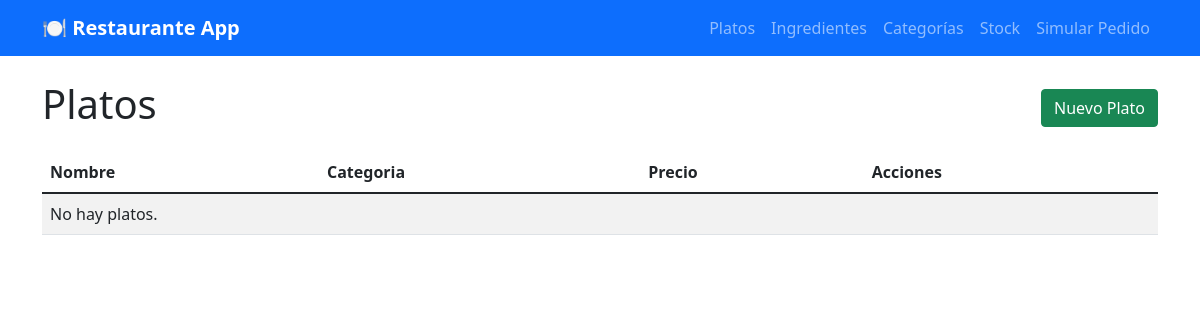
The app's page /, older data.
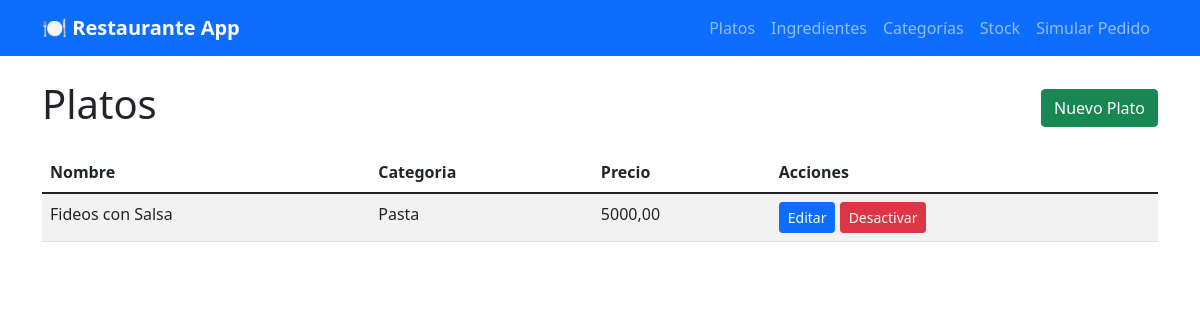
The same page, newer data.
### mainApp/models.py (models this page shows, shortened)
class Plato(models.Model):
    nombre = models.CharField(max_length=100)
    descripcion = models.TextField()
    precio = models.DecimalField(max_digits=10, decimal_places=2)
    categoria = models.ForeignKey(CategoriaMenu, on_delete=models.CASCADE)
    activo = models.BooleanField(default=True)

class CategoriaMenu(models.Model):
    nombre = models.CharField(max_length=100)
    descripcion = models.TextField(blank=True)

### mainApp/views.py (the view)
def plato_list(request):
    platos = Plato.objects.filter(activo=True).select_related('categoria')
    return render(request, 'mainApp/plato_list.html', {'platos': platos})

### mainApp/templates/mainApp/plato_list.html
{% extends 'base.html' %}
{% block content %}
<div class="d-flex justify-content-between align-items-center mb-3">
    <h1>Platos</h1>
    <a class="btn btn-success" href="{% url 'plato_create' %}">Nuevo Plato</a>
</div>
<table class="table table-striped">
    <thead>
        <tr>
            <th>Nombre</th>
            <th>Categoria</th>
            <th>Precio</th>
            <th>Acciones</th>
        </tr>
    </thead>
    <tbody>
        {% for plato in platos %}
        <tr>
            <td>{{ plato.nombre }}</td>
            <td>{{ plato.categoria.nombre }}</td>
            <td>{{ plato.precio }}</td>
            <td class="table-actions">
                <a class="btn btn-primary btn-sm" href="{% url 'plato_update' plato.pk %}">Editar</a>
                <a class="btn btn-danger btn-sm" href="{% url 'plato_delete' plato.pk %}">Desactivar</a>
            </td>
        </tr>
        {% empty %}
        <tr><td colspan="4">No hay platos.</td></tr>
        {% endfor %}
    </tbody>
</table>
{% endblock %}

Row changes from the older to the newer data that the page shows:
added Plato: nombre "Fideos con Salsa", categoria.nombre "Pasta", precio "5000,00"
Text that changed along with them:
text no longer shown: "No hay platos."
